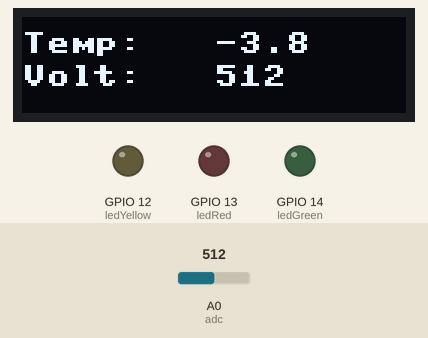
Recording of a program running on a simulated ESP8266 board running MicroPython. Parts: 128×32 one-colour display, output pins drawn as LEDs (lit = HIGH). The test bench sets the inputs (shaded band); at power-on: A0 (adc) = 512 (analog values on the 0–1023 scale).

Above: at 1.2 s.
1.3 s: A0 (adc) set to 748
At 2.9 s:
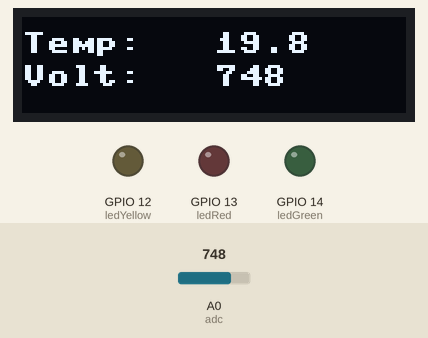
3.5 s: A0 (adc) set to 766
At 5.0 s:
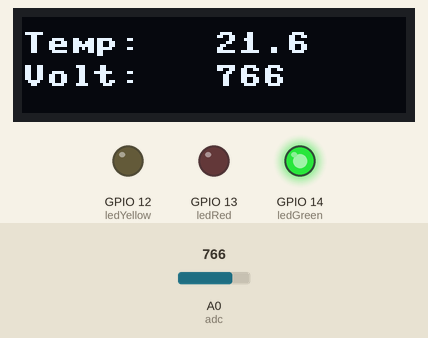
5.6 s: A0 (adc) set to 900
At 7.2 s:
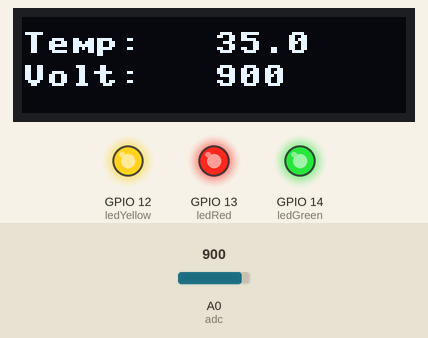
Timing chart, 0 to 8.7 s (numbered marks = the images above; inputs shaded):
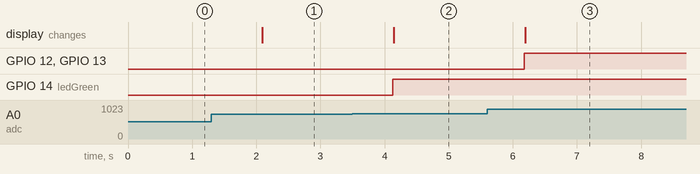

Measured:
- the behaviour switches between 765 and 766 on A0 (adc) (found by bisection; images 1 and 2)
- after the input at 1.3 s, the display: changes after 0.79 s (image 1)
- after the input at 3.5 s, GPIO 14 (ledGreen): LOW → HIGH after 0.63 s; the display: changes after 0.64 s (image 2)
- after the input at 5.6 s, GPIO 12 (ledYellow), GPIO 13 (ledRed): LOW → HIGH after 0.58 s; the display: changes after 0.59 s (image 3)

The program:

Love.py
```python
import machine
import ssd1306
import time

screenWidth = 128
screenHeight = 32
delay = 1
ledGreen = machine.Pin(14, machine.Pin.OUT)
ledYellow = machine.Pin(12, machine.Pin.OUT)
ledRed = machine.Pin(13, machine.Pin.OUT)
i2c = machine.I2C(scl=machine.Pin(5), sda=machine.Pin(4))
oled = ssd1306.SSD1306_I2C(screenWidth, screenHeight, i2c)
adc = machine.ADC(0)
baseTemp = 21.5
step = 1

def showLove(temp):
    ledGreen.off()
    ledYellow.off()
    ledRed.off()
    if temp > baseTemp:
        ledGreen.on()
    if temp > baseTemp + step:
        ledYellow.on()
    if(temp > baseTemp + step*2):
        ledRed.on()

def printTemp(temp):
    oled.text('Temp:', 0, 5)
    oled.text(str(temp), int(screenWidth/2), 5)
    oled.text('Volt:', 0, int(screenHeight/2))
    oled.text(str(volts), int(screenWidth/2), int(screenHeight/2))
    oled.show()

while True:
    oled.fill(0)
    oled.show()
    volts = adc.read()
    temp = (volts - 500) / 10
    temp -= 5

    showLove(temp)
    printTemp(temp)
    time.sleep(delay)
```
